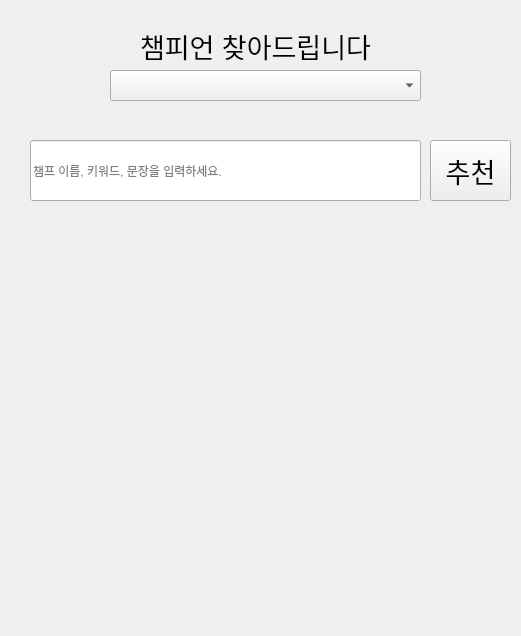
<?xml version="1.0" encoding="UTF-8"?>
<ui version="4.0">
 <class>Form</class>
 <widget class="QWidget" name="Form">
  <property name="geometry">
   <rect>
    <x>0</x>
    <y>0</y>
    <width>521</width>
    <height>636</height>
   </rect>
  </property>
  <property name="windowTitle">
   <string>Form</string>
  </property>
  <widget class="QLabel" name="label">
   <property name="geometry">
    <rect>
     <x>140</x>
     <y>20</y>
     <width>331</width>
     <height>51</height>
    </rect>
   </property>
   <property name="font">
    <font>
     <pointsize>20</pointsize>
    </font>
   </property>
   <property name="text">
    <string>챔피언 찾아드립니다</string>
   </property>
  </widget>
  <widget class="QComboBox" name="comboBox">
   <property name="geometry">
    <rect>
     <x>110</x>
     <y>70</y>
     <width>311</width>
     <height>31</height>
    </rect>
   </property>
   <property name="font">
    <font>
     <pointsize>15</pointsize>
    </font>
   </property>
  </widget>
  <widget class="QLineEdit" name="le_keyword">
   <property name="geometry">
    <rect>
     <x>30</x>
     <y>140</y>
     <width>391</width>
     <height>61</height>
    </rect>
   </property>
   <property name="placeholderText">
    <string>챔프 이름, 키워드, 문장을 입력하세요.</string>
   </property>
  </widget>
  <widget class="QPushButton" name="btn_recommendation">
   <property name="geometry">
    <rect>
     <x>430</x>
     <y>140</y>
     <width>81</width>
     <height>61</height>
    </rect>
   </property>
   <property name="font">
    <font>
     <pointsize>20</pointsize>
    </font>
   </property>
   <property name="text">
    <string>추천</string>
   </property>
  </widget>
  <widget class="QLabel" name="lbl_recommendation">
   <property name="geometry">
    <rect>
     <x>30</x>
     <y>220</y>
     <width>461</width>
     <height>381</height>
    </rect>
   </property>
   <property name="font">
    <font>
     <pointsize>15</pointsize>
    </font>
   </property>
   <property name="text">
    <string/>
   </property>
  </widget>
 </widget>
 <resources/>
 <connections/>
</ui>
